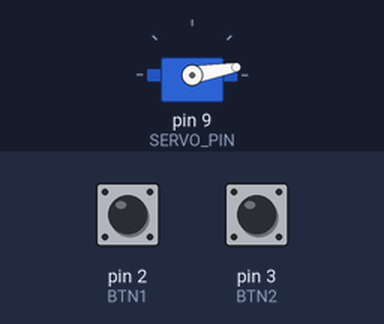
This sketch was run on a simulated Arduino Uno, built with avr-gcc and run on an emulated ATmega328P. On the bench: servo. The test bench sets the inputs (shaded band); at power-on: pin 2 (BTN1) HIGH, pin 3 (BTN2) HIGH.

Above: at 1.2 s.
1.3 s: pin 2 (BTN1) pulled LOW for 1 s
At 1.55 s:
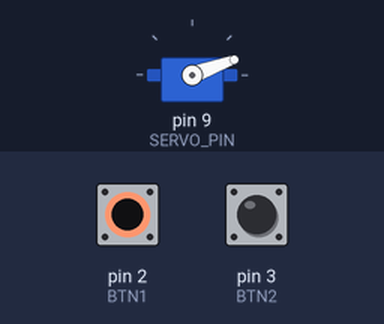
3.8 s: pin 3 (BTN2) pulled LOW for 1 s
At 5.3 s:
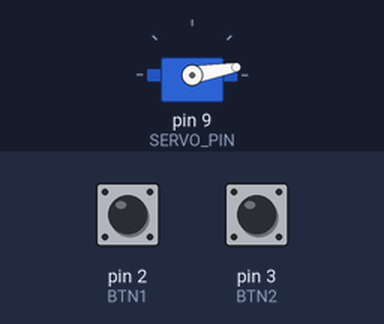
6.8 s: pin 3 (BTN2) pulled LOW for 3.2 s
At 6.98 s:
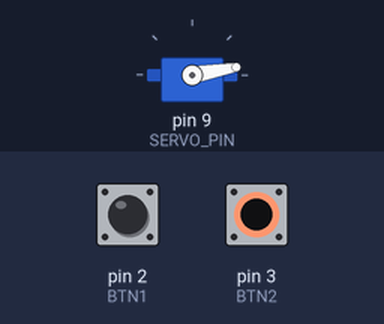
11.5 s: pin 2 (BTN1) pulled LOW for 3.2 s
At 11.97 s:
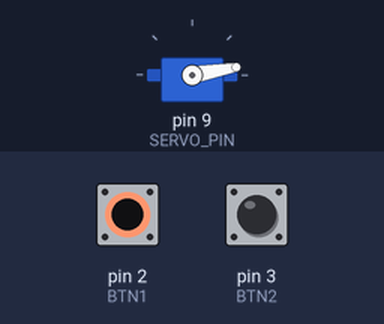
Timing chart, 0 to 16.0 s (numbered marks = the images above; inputs shaded):
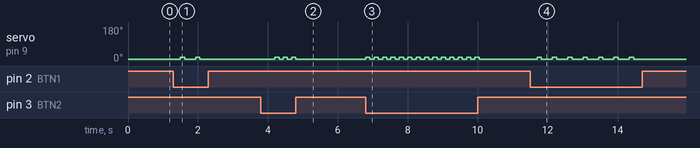

The sketch:

sketch_feb17a.ino
```cpp
#include <Servo.h>

// Pins
const int SERVO_PIN = 9;
const int BTN1 = 2;
const int BTN2 = 3;

// Servo positions
const int LOCK_POS = 10;
const int UNLOCK_POS = 90;

// Password: 1,2,2,1
const int PASS[4] = {1, 2, 2, 1};

Servo s;
int indexPos = 0;                 // how many correct presses so far
unsigned long lastPress = 0;

void lockIt() { s.write(LOCK_POS); }
void unlockIt() { s.write(UNLOCK_POS); }

int getPress() {
  if (millis() - lastPress < 200) return 0;   // debounce

  if (digitalRead(BTN1) == LOW) { lastPress = millis(); return 1; }
  if (digitalRead(BTN2) == LOW) { lastPress = millis(); return 2; }
  return 0;
}

void setup() {
  pinMode(BTN1, INPUT_PULLUP);
  pinMode(BTN2, INPUT_PULLUP);

  s.attach(SERVO_PIN);
  lockIt();
}

void loop() {
  int p = getPress();
  if (p == 0) return;

  // If correct next input, move forward
  if (p == PASS[indexPos]) {
    indexPos++;

    // If finished all 4 inputs, unlock
    if (indexPos == 4) {
      unlockIt();
      delay(2000);
      lockIt();
      indexPos = 0;   // reset for next time
    }

  } else {
    // Wrong input -> reset immediately
    indexPos = 0;

    // optional "nope" wiggle feedback
    s.write(LOCK_POS + 10); delay(120);
    lockIt(); delay(120);
  }
}
```

Measured:
- after the input at 1.3 s, servo on pin 9 (SERVO_PIN): alternates 20° for 0.12 s and 10° for 0.32 s, 4 changes in all, then stays 10°, starting after 0.20 s
- after the input at 3.8 s, servo on pin 9 (SERVO_PIN): alternates 20° for 0.12 s and 10° for 0.12 s, 6 changes in all, then stays 10°, starting after 0.40 s
- after the input at 6.8 s, servo on pin 9 (SERVO_PIN): alternates 20° for 0.12 s and 10° for 0.12 s, 28 changes in all, then stays 10°, starting at once
- after the input at 11.5 s, servo on pin 9 (SERVO_PIN): alternates 20° for 0.12 s and 10° for 0.32 s, 14 changes in all, then stays 10°, starting after 0.20 s
